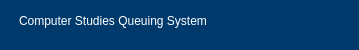
     <widget class="QFrame" name="top_bar">
      <property name="minimumSize">
       <size>
        <width>0</width>
        <height>50</height>
       </size>
      </property>
      <property name="maximumSize">
       <size>
        <width>16777215</width>
        <height>40</height>
       </size>
      </property>
      <property name="styleSheet">
       <string notr="true">background-color: rgb(0, 58, 108);
</string>
      </property>
      <property name="frameShape">
       <enum>QFrame::NoFrame</enum>
      </property>
      <property name="frameShadow">
       <enum>QFrame::Plain</enum>
      </property>
      <layout class="QHBoxLayout" name="horizontalLayout">
       <property name="spacing">
        <number>0</number>
       </property>
       <property name="leftMargin">
        <number>0</number>
       </property>
       <property name="topMargin">
        <number>0</number>
       </property>
       <property name="rightMargin">
        <number>0</number>
       </property>
       <property name="bottomMargin">
        <number>0</number>
       </property>
       <item>
        <widget class="QFrame" name="toggle_button">
         <property name="maximumSize">
          <size>
           <width>70</width>
           <height>60</height>
          </size>
         </property>
         <property name="styleSheet">
          <string notr="true">QPushButton:hover{
	background-color: rgb(85, 170, 255);
	border-radius: 15px
}</string>
         </property>
         <property name="frameShape">
          <enum>QFrame::NoFrame</enum>
         </property>
         <property name="frameShadow">
          <enum>QFrame::Plain</enum>
         </property>
         <widget class="QPushButton" name="Btn_Toggle">
          <property name="geometry">
           <rect>
            <x>0</x>
            <y>-20</y>
            <width>70</width>
            <height>81</height>
           </rect>
          </property>
          <property name="sizePolicy">
           <sizepolicy hsizetype="Expanding" vsizetype="Expanding">
            <horstretch>0</horstretch>
            <verstretch>0</verstretch>
           </sizepolicy>
          </property>
          <property name="minimumSize">
           <size>
            <width>70</width>
            <height>60</height>
           </size>
          </property>
          <property name="maximumSize">
           <size>
            <width>250</width>
            <height>16777215</height>
           </size>
          </property>
          <property name="cursor">
           <cursorShape>PointingHandCursor</cursorShape>
          </property>
          <property name="styleSheet">
           <string notr="true">QPushButton{
	
	background-image: url(:/icons/icons/cil-menu.png);
	background-repeat:none;
	padding: 5px 30px;
	border: none;
}
QPushButton:hover{
	background-color: rgb(85, 170, 255);
}
QPushButton:pressed{
	background-color:rgb(70, 141, 211);
}

</string>
          </property>
          <property name="text">
           <string/>
          </property>
          <property name="icon">
           <iconset resource="resource.qrc">
            <normaloff>:/icons/icons/cil-menu.png</normaloff>:/icons/icons/cil-menu.png</iconset>
          </property>
          <property name="iconSize">
           <size>
            <width>24</width>
            <height>24</height>
           </size>
          </property>
         </widget>
        </widget>
       </item>
       <item>
        <widget class="QFrame" name="frame_top">
         <property name="styleSheet">
          <string notr="true"/>
         </property>
         <property name="frameShape">
          <enum>QFrame::NoFrame</enum>
         </property>
         <property name="frameShadow">
          <enum>QFrame::Plain</enum>
         </property>
         <layout class="QHBoxLayout" name="horizontalLayout_4">
          <property name="spacing">
           <number>0</number>
          </property>
          <property name="leftMargin">
           <number>0</number>
          </property>
          <property name="topMargin">
           <number>0</number>
          </property>
          <property name="rightMargin">
           <number>0</number>
          </property>
          <property name="bottomMargin">
           <number>0</number>
          </property>
          <item>
           <widget class="QFrame" name="frame_15">
            <property name="frameShape">
             <enum>QFrame::NoFrame</enum>
            </property>
            <property name="frameShadow">
             <enum>QFrame::Plain</enum>
            </property>
            <layout class="QHBoxLayout" name="horizontalLayout_10">
             <property name="leftMargin">
              <number>0</number>
             </property>
             <property name="topMargin">
              <number>0</number>
             </property>
             <property name="rightMargin">
              <number>9</number>
             </property>
             <property name="bottomMargin">
              <number>9</number>
             </property>
             <item>
              <widget class="QFrame" name="frame_16">
               <property name="cursor">
                <cursorShape>SizeAllCursor</cursorShape>
               </property>
               <property name="frameShape">
                <enum>QFrame::NoFrame</enum>
               </property>
               <property name="frameShadow">
                <enum>QFrame::Plain</enum>
               </property>
              </widget>
             </item>
             <item>
              <widget class="QLabel" name="label_9">
               <property name="maximumSize">
                <size>
                 <width>50</width>
                 <height>40</height>
                </size>
               </property>
               <property name="cursor">
                <cursorShape>SizeAllCursor</cursorShape>
               </property>
               <property name="styleSheet">
                <string notr="true">image: url(:/icons/icons/CS.png);</string>
               </property>
               <property name="text">
                <string/>
               </property>
               <property name="textFormat">
                <enum>Qt::PlainText</enum>
               </property>
               <property name="pixmap">
                <pixmap>icons/CS.png</pixmap>
               </property>
               <property name="scaledContents">
                <bool>true</bool>
               </property>
              </widget>
             </item>
             <item>
              <widget class="QLabel" name="label_5">
               <property name="minimumSize">
                <size>
                 <width>200</width>
                 <height>0</height>
                </size>
               </property>
               <property name="maximumSize">
                <size>
                 <width>900</width>
                 <height>16777215</height>
                </size>
               </property>
               <property name="cursor">
                <cursorShape>SizeAllCursor</cursorShape>
               </property>
               <property name="styleSheet">
                <string notr="true">font: 75 14pt &quot;Century Gothic&quot;;
color: rgb(255, 255, 255);</string>
               </property>
               <property name="text">
                <string>Computer Studies Queuing System</string>
               </property>
              </widget>
             </item>
             <item>
              <widget class="QFrame" name="frame_17">
               <property name="cursor">
                <cursorShape>SizeAllCursor</cursorShape>
               </property>
               <property name="frameShape">
                <enum>QFrame::NoFrame</enum>
               </property>
               <property name="frameShadow">
                <enum>QFrame::Plain</enum>
               </property>
              </widget>
             </item>
            </layout>
           </widget>
          </item>
          <item>
           <widget class="QFrame" name="frame_14">
            <property name="minimumSize">
             <size>
              <width>125</width>
              <height>0</height>
             </size>
            </property>
            <property name="maximumSize">
             <size>
              <width>125</width>
              <height>16777215</height>
             </size>
            </property>
            <property name="frameShape">
             <enum>QFrame::NoFrame</enum>
            </property>
            <property name="frameShadow">
             <enum>QFrame::Plain</enum>
            </property>
            <layout class="QHBoxLayout" name="horizontalLayout_9">
             <property name="spacing">
              <number>0</number>
             </property>
             <property name="leftMargin">
              <number>0</number>
             </property>
             <property name="topMargin">
              <number>0</number>
             </property>
             <property name="rightMargin">
              <number>0</number>
             </property>
             <property name="bottomMargin">
              <number>0</number>
             </property>
             <item>
              <widget class="QPushButton" name="minimize_btn">
               <property name="minimumSize">
                <size>
                 <width>30</width>
                 <height>30</height>
                </size>
               </property>
               <property name="maximumSize">
                <size>
                 <width>30</width>
                 <height>30</height>
                </size>
               </property>
               <property name="cursor">
                <cursorShape>PointingHandCursor</cursorShape>
               </property>
               <property name="toolTip">
                <string>Minimize</string>
               </property>
               <property name="styleSheet">
                <string notr="true">QPushButton{
	border: none;
	image: url(:/icons/icons/cil-window-minimize.png);
}
QPushButton:hover{
	background-color: rgb(85, 170, 255);
}
QPushButton:pressed{
	background-color:rgb(70, 141, 211);
}
</string>
               </property>
               <property name="text">
                <string/>
               </property>
               <property name="iconSize">
                <size>
                 <width>30</width>
                 <height>30</height>
                </size>
               </property>
              </widget>
             </item>
             <item>
              <widget class="QPushButton" name="maximize_btn">
               <property name="maximumSize">
                <size>
                 <width>30</width>
                 <height>30</height>
                </size>
               </property>
               <property name="sizeIncrement">
                <size>
                 <width>30</width>
                 <height>30</height>
                </size>
               </property>
               <property name="cursor">
                <cursorShape>PointingHandCursor</cursorShape>
               </property>
               <property name="toolTip">
                <string>Maximize</string>
               </property>
               <property name="toolTipDuration">
                <number>0</number>
               </property>
               <property name="styleSheet">
                <string notr="true">QPushButton{
	border: none;
	image: url(:/icons/icons/cil-window-maximize.png);
}
QPushButton:hover{
	background-color: rgb(85, 170, 255);
}
QPushButton:pressed{
	background-color:rgb(70, 141, 211);
}</string>
               </property>
               <property name="text">
                <string/>
               </property>
               <property name="iconSize">
                <size>
                 <width>30</width>
                 <height>30</height>
                </size>
               </property>
              </widget>
             </item>
             <item>
              <widget class="QPushButton" name="close_btn">
               <property name="minimumSize">
                <size>
                 <width>30</width>
                 <height>30</height>
                </size>
               </property>
               <property name="maximumSize">
                <size>
                 <width>30</width>
                 <height>30</height>
                </size>
               </property>
               <property name="cursor">
                <cursorShape>PointingHandCursor</cursorShape>
               </property>
               <property name="toolTip">
                <string>Close</string>
               </property>
               <property name="styleSheet">
                <string notr="true">QPushButton{
	border: none;
	image: url(:/icons/icons/cil-x.png);
}
QPushButton:hover{
	background-color: rgb(85, 170, 255);
}
QPushButton:pressed{
	background-color:rgb(70, 141, 211);
}</string>
               </property>
               <property name="text">
                <string/>
               </property>
               <property name="iconSize">
                <size>
                 <width>30</width>
                 <height>30</height>
                </size>
               </property>
              </widget>
             </item>
            </layout>
           </widget>
          </item>
         </layout>
        </widget>
       </item>
      </layout>
     </widget>
